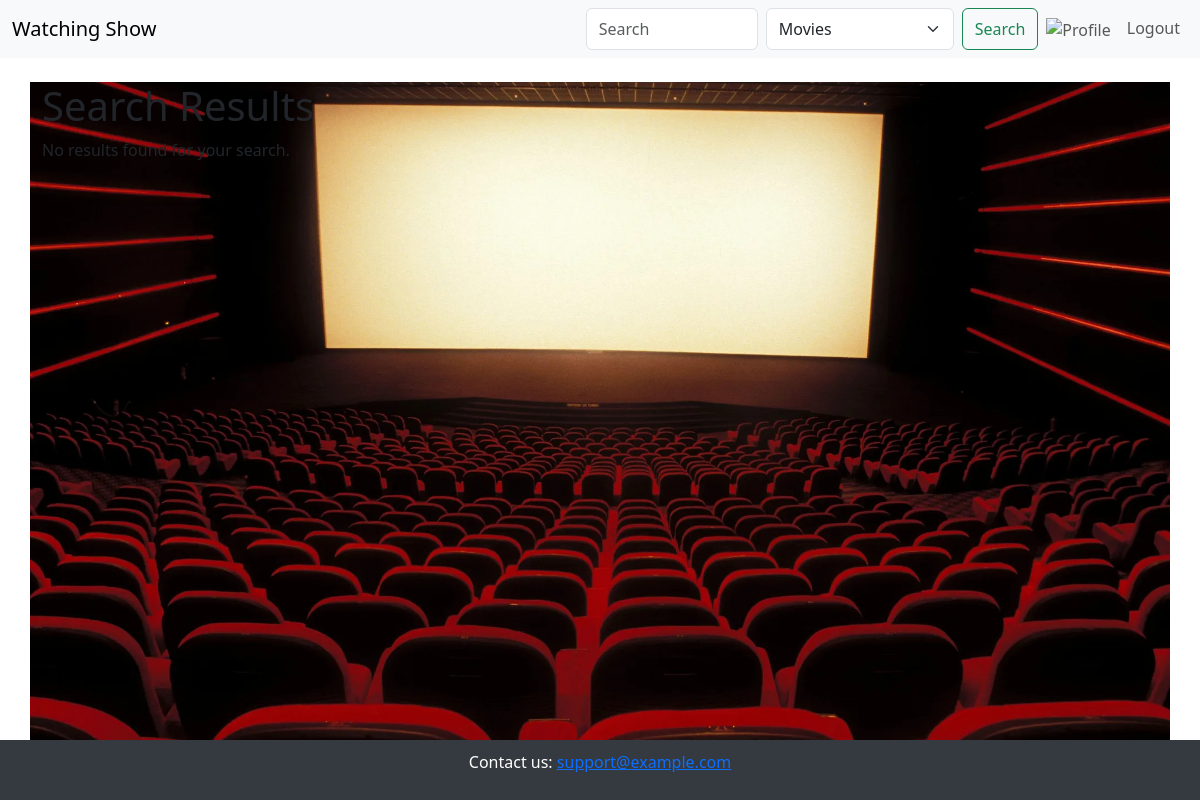
/search (signed in), run on an earlier commit of the app's database.
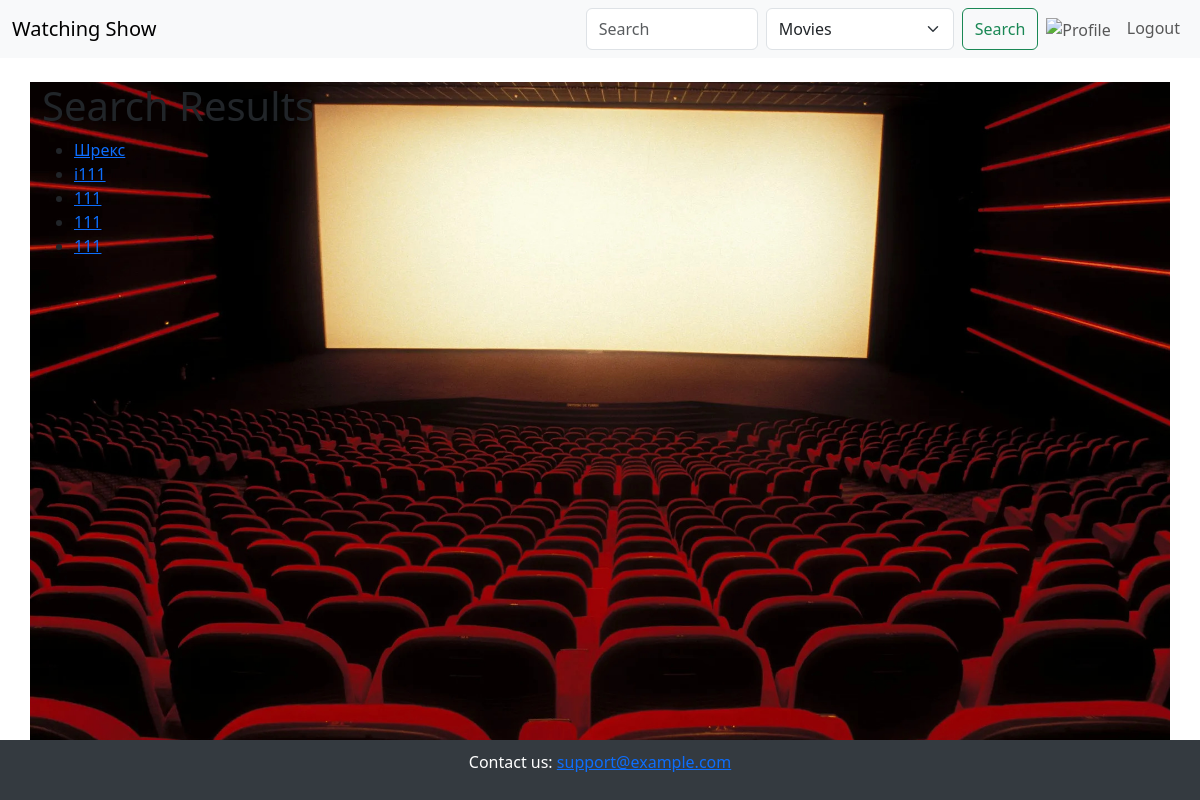
And on a later commit of the database.
### app/models.py (models this page shows, shortened)
class Movie(db.Model):
    id = db.Column(db.Integer, primary_key=True)
    title = db.Column(db.String(150), nullable=False)
    description = db.Column(db.Text, nullable=False)
    genre = db.Column(db.String(100), nullable=True)
    year = db.Column(db.Integer, nullable=True)
    thumbnail_url = db.Column(db.String(250), nullable=False)
    video_url = db.Column(db.String(250), nullable=False)
    external_rating = db.Column(db.Float, default=0)

### app/routes/main.py (the view)
@main.route('/search', methods=['GET'])
def search():
    query = request.args.get('query', '').strip()
    search_type = request.args.get('type', 'movie').strip()
    if search_type == 'movie':
        results = Movie.query.filter(Movie.title.ilike(f"%{query}%")).all()
    elif search_type == 'show':
        results = Show.query.filter(Show.title.ilike(f"%{query}%")).all()
    else:
        results = []
    return render_template('search_results.html', results=results, search_type=search_type)

### app/routes/__init__.py (called while the page is built)
@login_manager.user_loader
def load_user(user_id):
    return User.query.get(int(user_id))

### app/templates/search_results.html (shortened to what this page needs)
{% extends 'base.html' %}
{% block content %}
<h1>Search Results</h1>
{% if results %}
    <ul>
        {% for item in results %}
        <li>
            <a href="{{ url_for(search_type + '.watch_' + search_type, id=item.id) }}">
                {{ item.title }}
            </a>
        </li>
        {% endfor %}
    </ul>
{% else %}
    <p>No results found for your search.</p>
{% endif %}
{% endblock %}

What changed in the data, as far as the page shows it:
added Movie: title "Шрекс"
added Movie: title "i111"
added Movie: title "111"
added Movie: title "111"
added Movie: title "111"
Also different on the page:
text no longer shown: "No results found for your search."
